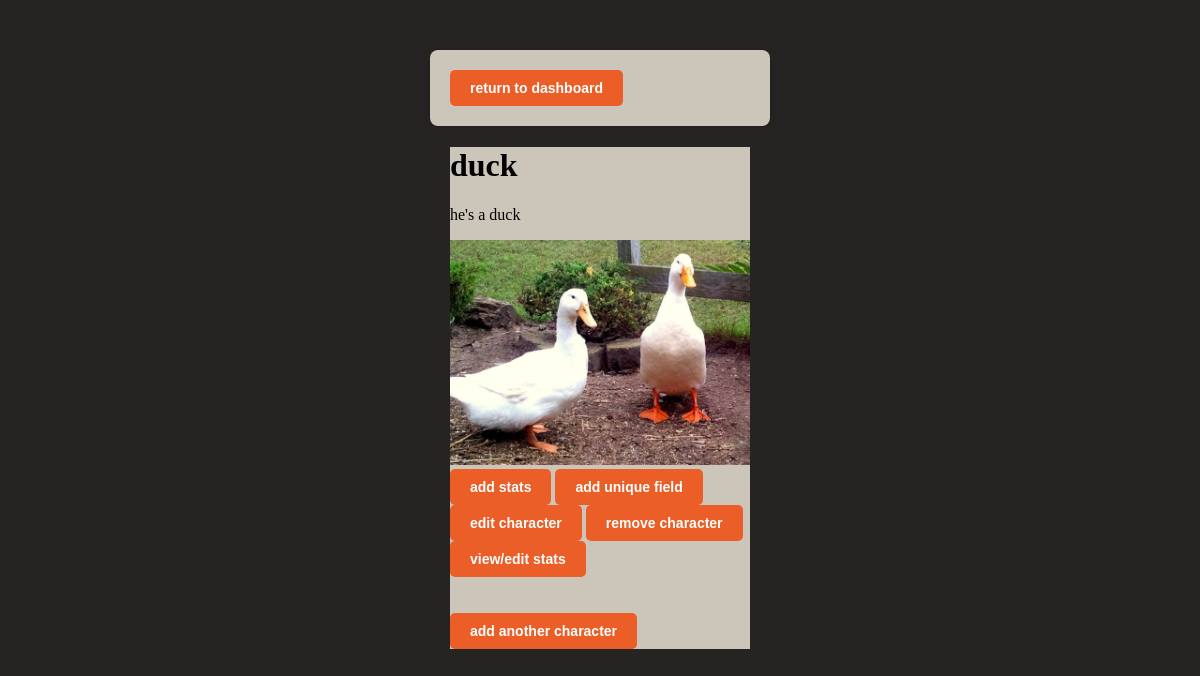
The page /characters (signed in) on the database as committed earlier.
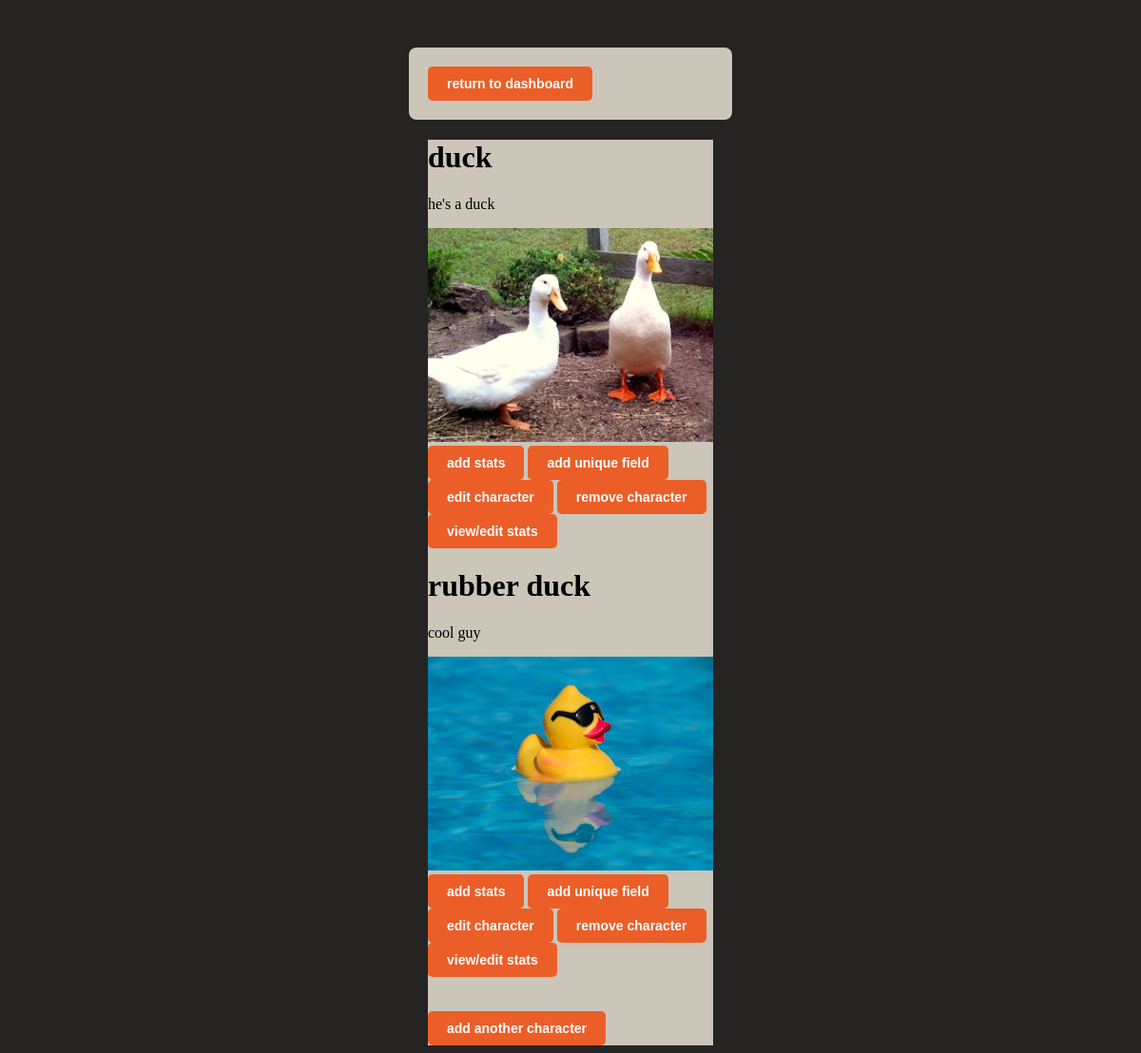
The same page on the database as committed later.
### app.py (models this page shows)
class Character(db.Model):
    id = db.Column(db.Integer, primary_key=True)
    accountID = db.Column(db.Integer, db.ForeignKey('account.id'), nullable=False)
    playerID = db.Column(db.Integer, db.ForeignKey('player.id'), nullable=True)
    name = db.Column(db.String(80), nullable=False)
    bio = db.Column(db.String(500), nullable=True)
    image = db.Column(db.String(80), nullable=True) #file for saved img path probably

### app.py (the view)
@app.route('/characters', methods=['GET', 'POST'])
@login_required
def characters():
    characters = Character.query.filter_by(accountID=current_user.id)
    return render_template('characters.html', characters=characters)

### app.py (called while the page is built)
@login_manager.user_loader
def load_user(id):
    return Account.query.get(int(id))

### templates/characters.html (shortened to what this page needs)
<!DOCTYPE html>
<html lang="en">
<head>
</head>
<body>
    <div class="options-box">
        <div class="center-container">
            <a href="/dashboard"><button class="button">return to dashboard</button></a>
        </div>
    </div>
    <div class="characterCard">
        {% for character in characters %}
            <h1>{{ character.name }}</h1>
            <p>{{ character.bio }}</p>
            <img src="/uploads/{{character.image}}" alt="Image Preview" class="img">
            <br>
            <a href='/addstats/{{ character.id }}'><button class="button">add stats</button></a>
            <a href='/adduniquefield/{{ character.id }}'><button class="button">add unique field</button></a>
            <br>
            <a href='/editcharacter/{{character.id}}'><button class = "button" > edit character</button></a>
            <a href='/removecharacter/{{ character.id }}'><button class="button">remove character</button></a> <br>
            <a href='/viewstats/{{ character.id }}'><button class="button">view/edit stats</button></a>
        {% endfor %}
            <br>
            <br>
            <br><a href="/addcharacter"><button class="button">add another character</button></a>
    </div>
</body>
</html>

### templates/characters.html (style rules this page uses)
body { background-color: #252422; }
.img { width: 300px; }
.options-box { width: 300px; margin: 50px auto 0 auto; padding: 20px; background-color: #CCC5B9; border-radius: 8px; box-shadow: 0 0 10px rgba(0, 0, 0, 0.1); }
.button { background-color: #EB5E28; color: #fff; font-weight: bold; padding: 10px 20px; border: none; border-radius: 5px; cursor: pointer; font-size: 14px; transition: background-color 0.3s, color 0.3s; }
.characterCard { max-width: fit-content; margin-left: auto; margin-right: auto; background-color: #CCC5B9; }

Rows that differ between the two databases and show on the page:
added Character: name "rubber duck", bio "cool guy", image (picture)
